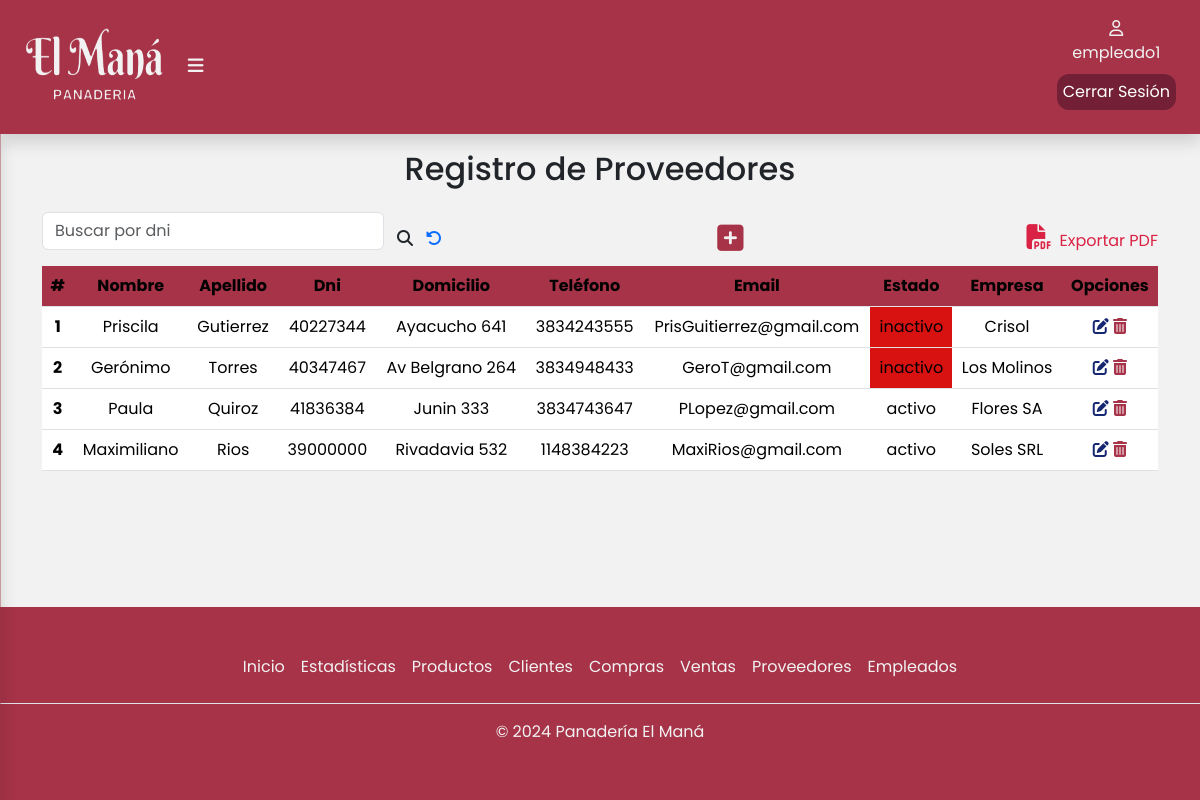
Before: /proveedores/ (signed in) with the older database file.
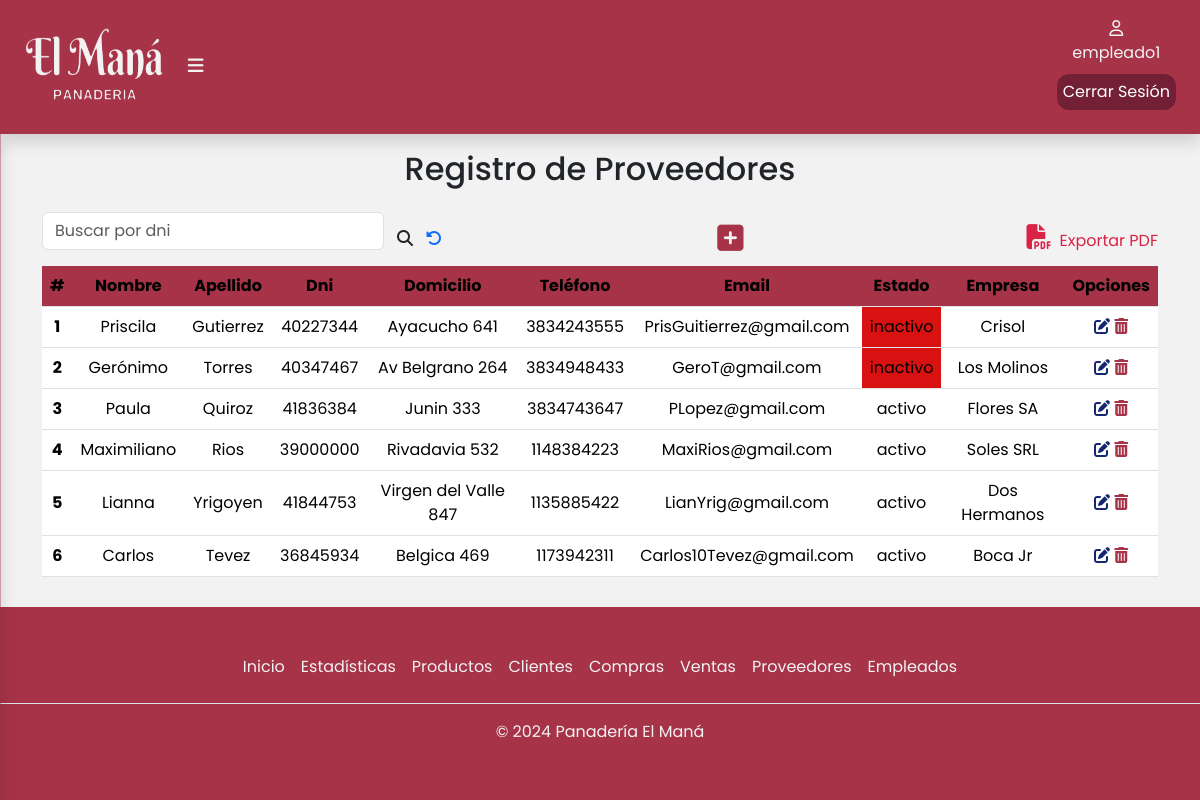
After: the same page with the newer database file.
### apps/pedidos/models.py (models this page shows, shortened)
class Proveedor(Persona):
    ESTADO = [
        ('activo', 'Activo'),
        ('inactivo', 'Inactivo'),
    ]
    dni  = models.CharField(max_length=8,blank=False,null=False)
    estado = models.CharField(max_length=10, choices=ESTADO,blank=False, null=False)
    empresa = models.CharField(max_length=50,blank=False,null=False)

### apps/pedidos/views.py (the view)
# urls.py: path('proveedores/',views.proveedores,name='proveedores'),
@login_required
def proveedores(request):
    proveedores = Proveedor.objects.all()
    form = FormularioProveedor()
    mostrar_boton = True # Por defecto, mostramos el botón
    if request.method == 'POST':  # Si el formulario fue enviado
        form = FormularioProveedor(request.POST)
        if form.is_valid():
            form.save()  # Guarda el nuevo proveedor en la base de datos
            return redirect('/proveedores') # Redirige a la misma página para actualizar la lista de proveedores
    if request.path == '/proveedores/buscar/':
        mostrar_boton = False
    return render(request, 'proveedor/proveedores.html', {'proveedores': proveedores, 'form': form,'mostrar_boton': mostrar_boton})

### apps/pedidos/templates/proveedor/proveedores.html (shortened to what this page needs)
{%extends 'base/base.html'%}
{% load static %}
{% block contenido %}
<div class="container" id="container-tabla">
    <div class="col-12">
        <h2 class="text-center pb-3">Registro de Proveedores</h2>
        <div class="busqueda d-flex">
            <form class="d-flex align-items-center justify-content-center" role="search" method="POST" action="{% url 'pedidos:buscarProveedor' %}">
                <input
                    class="form-control mb-3"
                    type="search"
                    placeholder="Buscar por dni"
                    aria-label="buscar"
                    name="busqueda"
                    value="{{ busqueda|default:'' }}"
                />
                <button class="btn" type="submit">
                    <i class="fa-solid fa-magnifying-glass" style="font-size: 16px" title="Buscar"></i>
                </button>
                <a href="/proveedores"><i class="fa-solid fa-rotate-left" title="Recargar página"></i></a>
            </form>
            {% if mostrar_boton %}
            <div class="btn-modal">
                <button
                    type="button"
                    class="btn"
                    data-bs-toggle="modal"
                    data-bs-target="#exampleModal"
                >
                    <i
                        class="fa-solid fa-square-plus"
                        title="Agregar Proveedor"
                        style="font-size: 30px"
                    >
                    </i>
                </button>
            </div>
            {% endif %}
            <a class="expPdf" href="{% url 'pedidos:generarPDF' %}"
            ><i class="fa-solid fa-file-pdf px-2" style="font-size: 25px"></i
            >Exportar PDF</a>
        </div>
        <div class="table-responsive">
            <table class="table">
                <thead class="bg-table">
                    <tr>
                        <th scope="col">#</th>
                        <th scope="col">Nombre</th>
                        <th scope="col">Apellido</th>
                        <th scope="col">Dni</th>
                        <th scope="col">Domicilio</th>
                        <th scope="col">Teléfono</th>
                        <th scope="col">Email</th>
                        <th scope="col">Estado</th>
                        <th scope="col">Empresa</th>
                        <th scope="col">Opciones</th>
                    </tr>
                </thead>
                <tbody>
                    {% for proveedor in proveedores %}
                    <tr>
                        <th scope="row">{{ forloop.counter }}</th>
                        <td>{{ proveedor.nombre }}</td>
                        <td>{{ proveedor.apellido }}</td>
                        <td>{{ proveedor.dni }}</td>
                        <td>{{ proveedor.direccion }}</td>
                        <td>{{ proveedor.telefono }}</td>
                        <td>{{ proveedor.mail }}</td>
                        {% if proveedor.estado == 'inactivo' %}
                        <td style="background-color: #d81111;">{{ proveedor.estado }}</td>
                        {% else %}
                        <td>{{ proveedor.estado }}</td>
                        {% endif %}
                        <td>{{ proveedor.empresa }}</td>
                        <td>
                            <a href="editar/{{proveedor.id}}"><i class="fa-solid fa-pen-to-square" title="Editar"></i></a>
                            <a href="eliminar/{{proveedor.id}}"><i class="fa-solid fa-trash-can" title="Eliminar"></i></a>
                        </td>
                    </tr>
                    {% empty %}
                    <tr>
                        <td colspan="10">No hay proveedores disponibles.</td>
                    </tr>
                    {% endfor %}
                </tbody>
            </table>
        </div>
    </div>
</div>
{% endblock %}

Changed rows visible on the page:
added Proveedor: nombre "Lianna", apellido "Yrigoyen", dni "41844753", direccion "Virgen del Valle 847", telefono "1135885422", mail "LianYrig@gmail.com", estado "activo", empresa "Dos Hermanos"
added Proveedor: nombre "Carlos", apellido "Tevez", dni "36845934", direccion "Belgica 469", telefono "1173942311", mail "Carlos10Tevez@gmail.com", estado "activo", empresa "Boca Jr"
